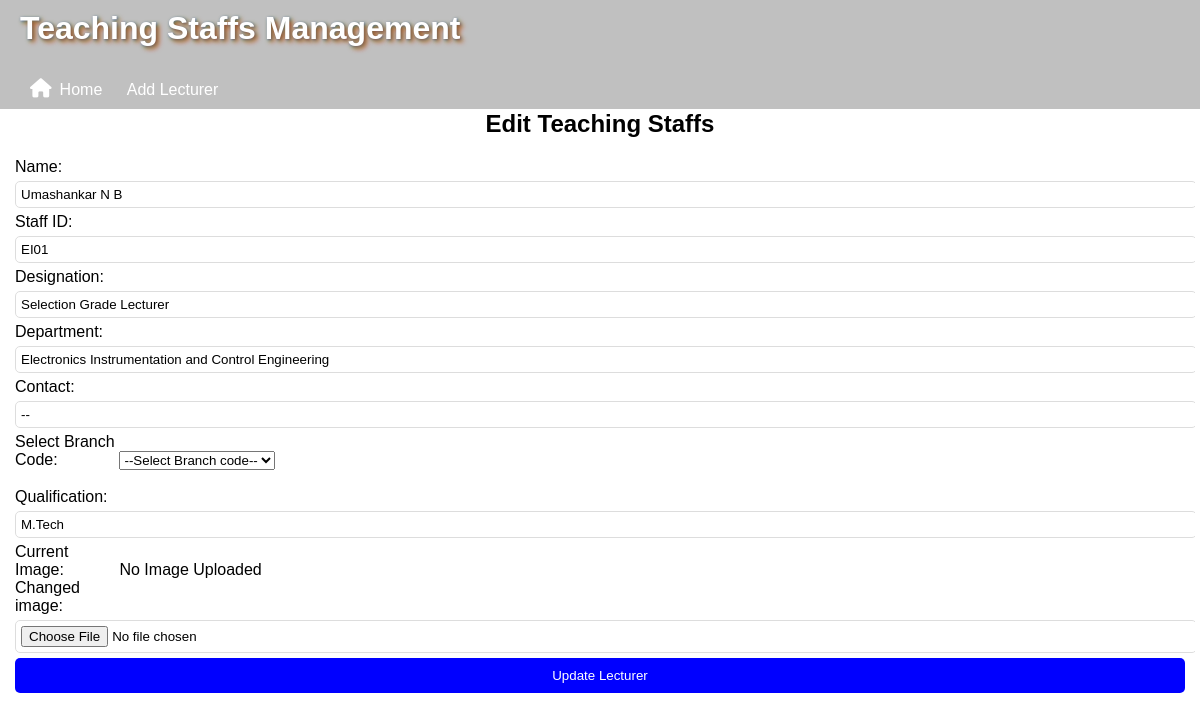
Before: /lecturers/edit/54?query= (signed in) with the older database file.
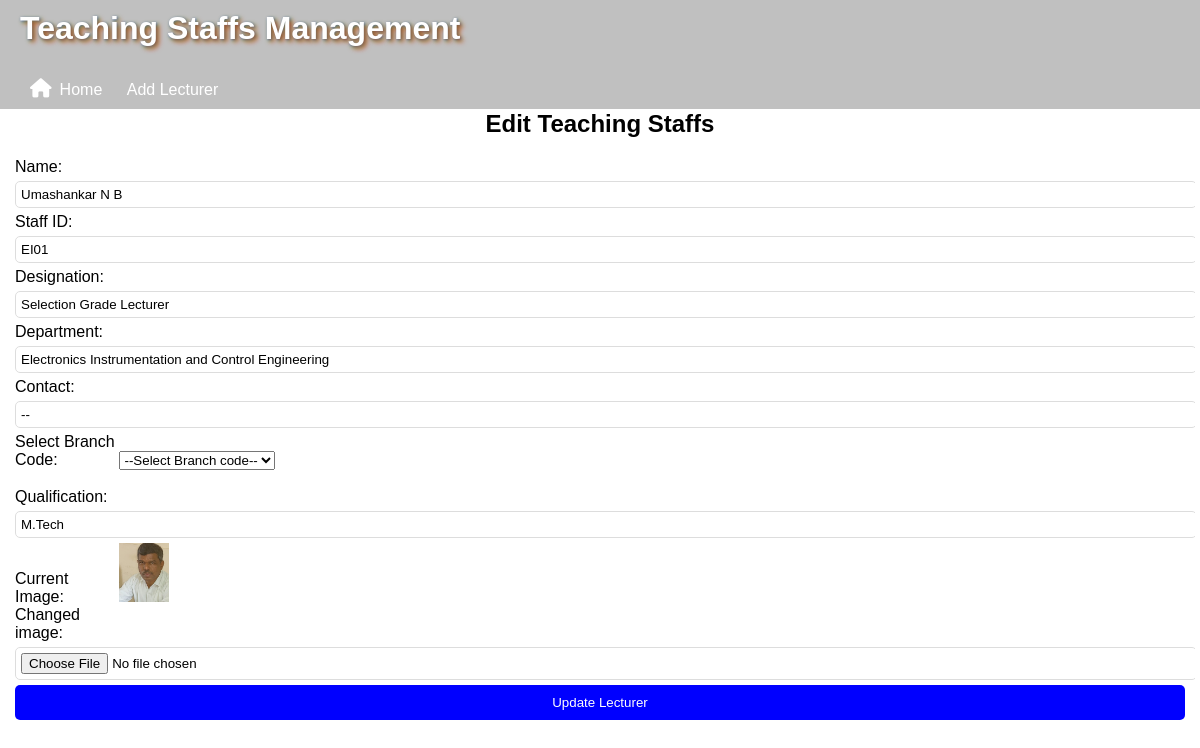
After: the same page with the newer database file.
### models.py (models this page shows)
class Lecturer(db.Model):
    id = db.Column(db.Integer, primary_key=True)
    name = db.Column(db.String(100), nullable=False)
    staff_id = db.Column(db.String(50), unique=True, nullable=False)
    designation = db.Column(db.String(100), nullable=False)
    department = db.Column(db.String(100), nullable=False)
    contact = db.Column(db.String(20), nullable=False)
    branch_code = db.Column(db.String(10), nullable=False)
    qualification = db.Column(db.String(100), nullable=False)
    image = db.Column(db.String(255), nullable=True)

### app.py (the view, shortened to what this page needs)
@app.route("/lecturers/edit/<int:id>", methods=["GET", "POST"])
@login_required
def edit_lecturer(id):
    lecturer = Lecturer.query.get_or_404(id)
    error_message = None  # Store error message if needed
    query = request.args.get('query', '')
    branches = Branch.query.all()
    return render_template("edit_lecturer.html", lecturer=lecturer, branches=branches, query=query)

### app.py (called while the page is built)
@login_manager.user_loader
def load_user(user_id):
    return User.query.get(int(user_id))

### templates/edit_lecturer.html (shortened to what this page needs)
{% extends "lecturer.html" %}
{% block content %}
<h2>Edit Teaching Staffs</h2>
<form method="POST" action="{{ url_for('edit_lecturer', id=lecturer.id, query=request.args.get('query', '')) }}" enctype="multipart/form-data">
    <label>Name:</label>
    <input type="text" name="name" value="{{ lecturer.name }}" required>
    <label>Staff ID:</label>
    <input type="text" name="staff_id" value="{{ lecturer.staff_id }}" required>
    <br>
    <label>Designation:</label>
    <input type="text" name="designation" value="{{ lecturer.designation }}" required>
    <label>Department:</label>
    <input type="text" name="department" value="{{ lecturer.department }}" required>
    <label>Contact:</label>
    <input type="text" name="contact" value="{{ lecturer.contact }}" required>
    <label for="branch_code">Select Branch Code:</label>
    <select id="branch_code" name="branch_code"  required>
        <option value="{{ lecturer.branch_code }}">--Select Branch code--</option>
    </select><br><br>
    <label>Qualification:</label>
    <input type="text" name="qualification" value="{{ lecturer.qualification }}" required>
    <label>Current Image:</label>
    {% if lecturer.image %}
        <img src="{{ url_for('static', filename='lecturer_images/' + lecturer.image) }}" alt="Lecturer Image" width="50"><br>
    {% else %}
        No Image Uploaded<br>
    {% endif %}
    <label>Changed image:</label>
    <input type="file" name="image" accept="image/*"><br>
    <button type="submit">Update Lecturer</button>
</form>
{% endblock %}

Changed rows visible on the page:
changed Lecturer "Umashankar N B": image: picture added
Other visible differences:
text no longer shown: "No Image Uploaded"
